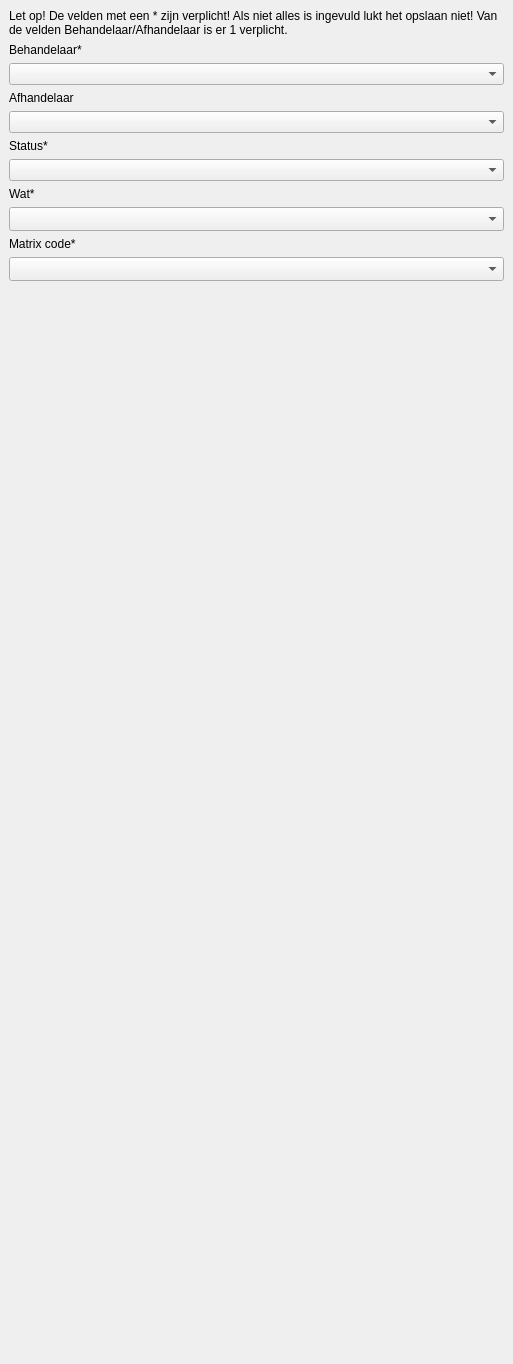
<?xml version="1.0" encoding="UTF-8"?>
<ui version="4.0">
 <class>Historie</class>
 <widget class="QDockWidget" name="Historie">
  <property name="geometry">
   <rect>
    <x>0</x>
    <y>0</y>
    <width>513</width>
    <height>1364</height>
   </rect>
  </property>
  <property name="features">
   <set>QDockWidget::DockWidgetMovable</set>
  </property>
  <property name="windowTitle">
   <string>Historie</string>
  </property>
  <widget class="QWidget" name="dockWidgetContents">
   <layout class="QGridLayout" name="gridLayout">
    <item row="0" column="0">
     <layout class="QVBoxLayout" name="verticalLayout">
      <property name="sizeConstraint">
       <enum>QLayout::SetNoConstraint</enum>
      </property>
      <item>
       <widget class="QLabel" name="label">
        <property name="sizePolicy">
         <sizepolicy hsizetype="Preferred" vsizetype="Preferred">
          <horstretch>0</horstretch>
          <verstretch>0</verstretch>
         </sizepolicy>
        </property>
        <property name="maximumSize">
         <size>
          <width>16777215</width>
          <height>16777215</height>
         </size>
        </property>
        <property name="text">
         <string>Let op! De velden met een * zijn verplicht! Als niet alles is ingevuld lukt het opslaan niet! Van de velden Behandelaar/Afhandelaar is er 1 verplicht.</string>
        </property>
        <property name="scaledContents">
         <bool>false</bool>
        </property>
        <property name="wordWrap">
         <bool>true</bool>
        </property>
       </widget>
      </item>
      <item>
       <widget class="QLabel" name="label_7">
        <property name="sizePolicy">
         <sizepolicy hsizetype="Preferred" vsizetype="Preferred">
          <horstretch>0</horstretch>
          <verstretch>0</verstretch>
         </sizepolicy>
        </property>
        <property name="text">
         <string>Behandelaar*</string>
        </property>
       </widget>
      </item>
      <item>
       <widget class="QComboBox" name="teamlid_behandeld_id">
        <property name="sizePolicy">
         <sizepolicy hsizetype="Expanding" vsizetype="Minimum">
          <horstretch>0</horstretch>
          <verstretch>0</verstretch>
         </sizepolicy>
        </property>
       </widget>
      </item>
      <item>
       <widget class="QLabel" name="label_9">
        <property name="sizePolicy">
         <sizepolicy hsizetype="Expanding" vsizetype="Minimum">
          <horstretch>0</horstretch>
          <verstretch>0</verstretch>
         </sizepolicy>
        </property>
        <property name="text">
         <string>Afhandelaar</string>
        </property>
       </widget>
      </item>
      <item>
       <widget class="QComboBox" name="teamlid_afgehandeld_id">
        <property name="sizePolicy">
         <sizepolicy hsizetype="Preferred" vsizetype="Minimum">
          <horstretch>0</horstretch>
          <verstretch>0</verstretch>
         </sizepolicy>
        </property>
       </widget>
      </item>
      <item>
       <widget class="QLabel" name="label_10">
        <property name="sizePolicy">
         <sizepolicy hsizetype="Preferred" vsizetype="Fixed">
          <horstretch>0</horstretch>
          <verstretch>0</verstretch>
         </sizepolicy>
        </property>
        <property name="text">
         <string>Status*</string>
        </property>
       </widget>
      </item>
      <item>
       <widget class="QComboBox" name="status">
        <property name="sizePolicy">
         <sizepolicy hsizetype="Preferred" vsizetype="Minimum">
          <horstretch>0</horstretch>
          <verstretch>0</verstretch>
         </sizepolicy>
        </property>
       </widget>
      </item>
      <item>
       <widget class="QLabel" name="label_11">
        <property name="sizePolicy">
         <sizepolicy hsizetype="Preferred" vsizetype="Fixed">
          <horstretch>0</horstretch>
          <verstretch>0</verstretch>
         </sizepolicy>
        </property>
        <property name="text">
         <string>Wat*</string>
        </property>
       </widget>
      </item>
      <item>
       <widget class="QComboBox" name="aanpassing">
        <property name="sizePolicy">
         <sizepolicy hsizetype="Preferred" vsizetype="Minimum">
          <horstretch>0</horstretch>
          <verstretch>0</verstretch>
         </sizepolicy>
        </property>
        <property name="sizeAdjustPolicy">
         <enum>QComboBox::AdjustToMinimumContentsLengthWithIcon</enum>
        </property>
       </widget>
      </item>
      <item>
       <widget class="QLabel" name="label_12">
        <property name="sizePolicy">
         <sizepolicy hsizetype="Preferred" vsizetype="Fixed">
          <horstretch>0</horstretch>
          <verstretch>0</verstretch>
         </sizepolicy>
        </property>
        <property name="text">
         <string>Matrix code*</string>
        </property>
       </widget>
      </item>
      <item>
       <widget class="QComboBox" name="matrix_code_id">
        <property name="sizePolicy">
         <sizepolicy hsizetype="Preferred" vsizetype="Minimum">
          <horstretch>0</horstretch>
          <verstretch>0</verstretch>
         </sizepolicy>
        </property>
        <property name="maximumSize">
         <size>
          <width>16777215</width>
          <height>16777215</height>
         </size>
        </property>
        <property name="maxVisibleItems">
         <number>30</number>
        </property>
        <property name="sizeAdjustPolicy">
         <enum>QComboBox::AdjustToMinimumContentsLengthWithIcon</enum>
        </property>
       </widget>
      </item>
      <item>
       <spacer name="verticalSpacer">
        <property name="orientation">
         <enum>Qt::Vertical</enum>
        </property>
        <property name="sizeHint" stdset="0">
         <size>
          <width>20</width>
          <height>40</height>
         </size>
        </property>
       </spacer>
      </item>
     </layout>
    </item>
   </layout>
  </widget>
 </widget>
 <resources/>
 <connections/>
</ui>
